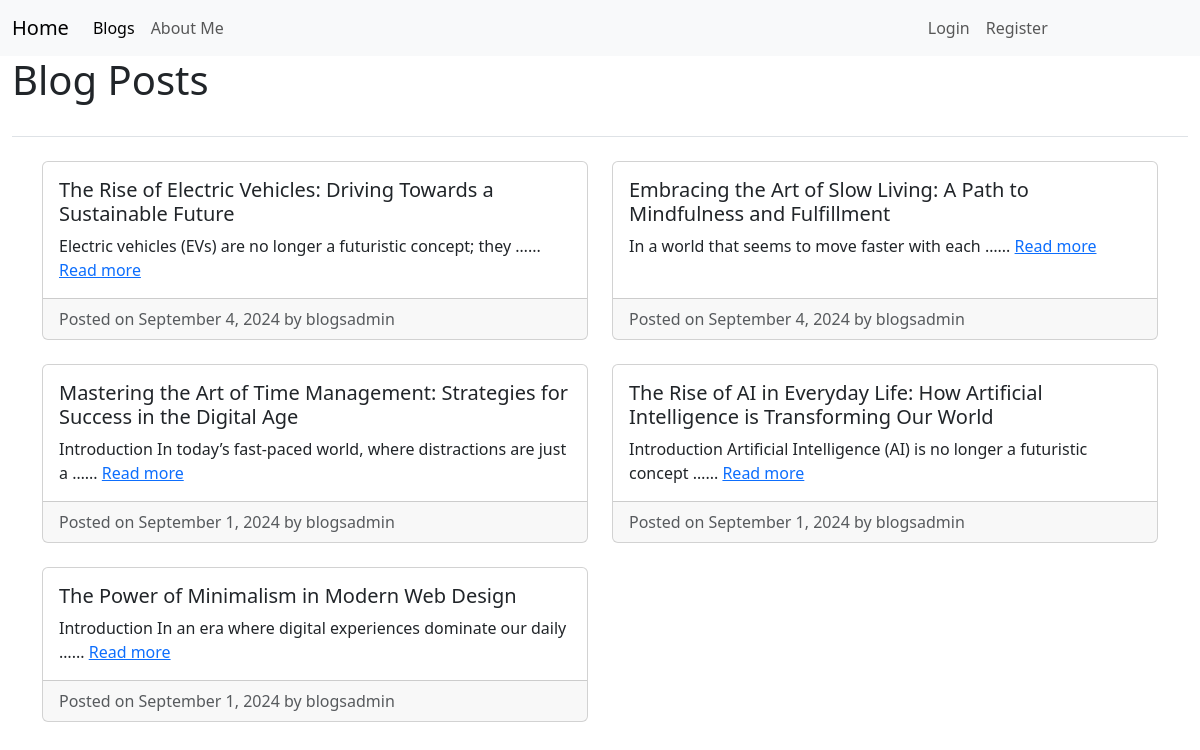
The app's page /blogs/, older data.
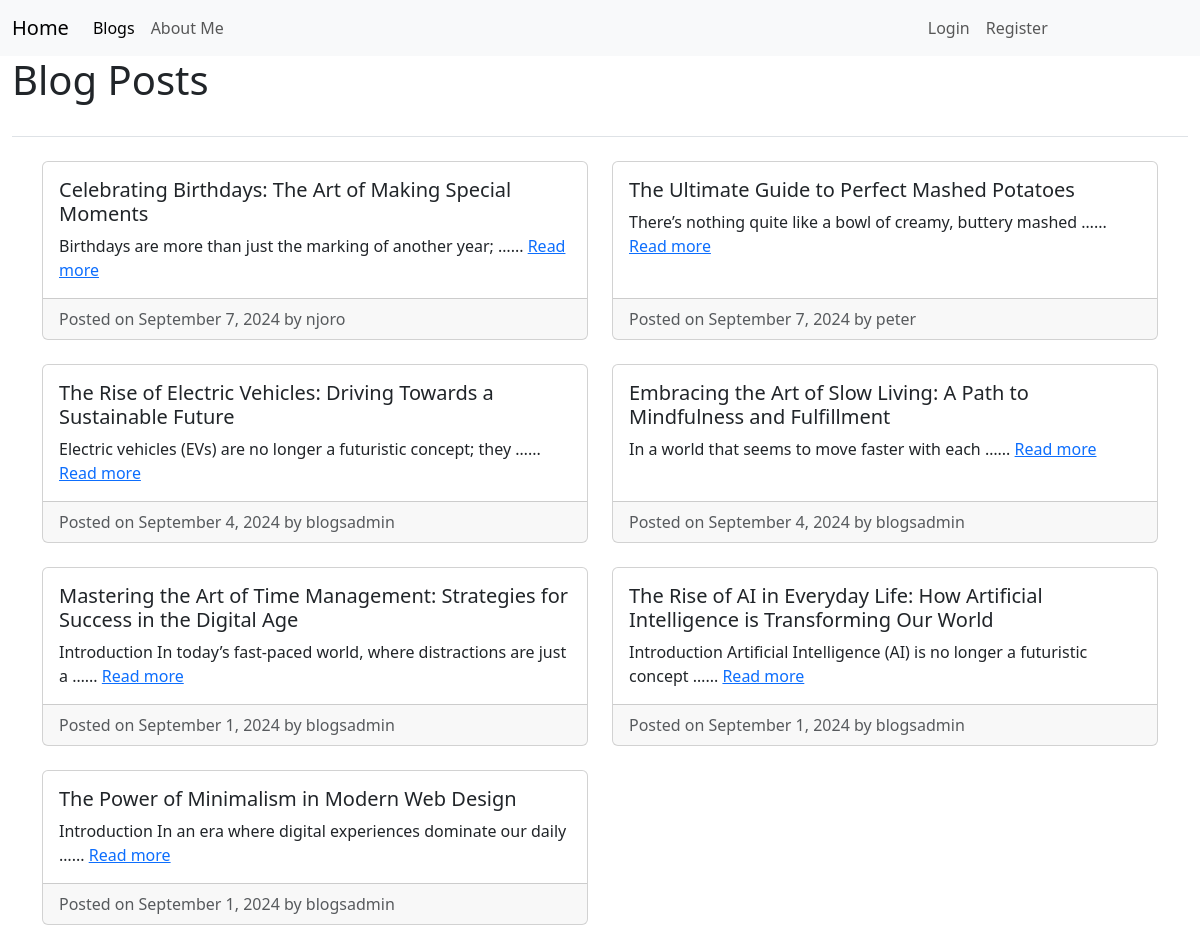
The same page, newer data.
### blogs/models.py (models this page shows, shortened)
class BlogPost(models.Model):
    title = models.CharField(max_length=200)
    text = models.TextField()
    date_added = models.DateTimeField(auto_now_add=True)
    owner = models.ForeignKey(User, on_delete=models.CASCADE)

### blogs/views.py (the view)
# urls.py: path('', include('blogs.urls')),
def blogs(request):
    blogs = BlogPost.objects.order_by('-date_added')
    logged_user = request.user
    context = {'blogs': blogs, 'logged_user': logged_user}
    return render(request, 'blogs/blogs.html', context)

### blogs/templates/blogs/blogs.html (shortened to what this page needs)
{% extends "blogs/base.html" %}
{% block page_header %}
<h1 class="mb-4">Blog Posts</h1>
{% endblock page_header%}
{% block content %}
<div class="container mt-4">
    <div class="row">
        {% for blog in blogs %}
        <div class="col-md-6 mb-4" style="color: black;">
            <div class="card h-100">
                <div class="card-body">
                    <h5 class="card-title">{{ blog.title }}</h5>
                    <p class="card-text">
                        {{ blog.text|truncatewords:10 }}...
                        <a href="{% url 'blogs:blogpost' blog.id %}">Read more</a>
                    </p>
                </div>
                <div class="card-footer text-muted">
                    Posted on {{ blog.date_added|date:"F j, Y" }} by {{ blog.owner.username }}
                </div>
            </div>
        </div>
        {% empty %}
        <p>No blogs have been posted yet.</p>
        {% endfor %}
    </div>
</div>
{% endblock %}

### blogs/templates/blogs/base.html (shortened to what this page needs)
<!DOCTYPE html>
<html lang="en">
<head>
    {% load bootstrap5 %}
    {% bootstrap_css %}
    {% load static %}
    <link rel="stylesheet" href="{% static 'css/dark-mode.css' %}" id="dark-theme" disabled>
    <link rel="stylesheet" href="https://cdnjs.cloudflare.com/ajax/libs/font-awesome/6.0.0-beta3/css/all.min.css">
</head>
<body class="{% if request.session.theme == 'dark' %}bg-dark text-white{% endif %}">
    <header>
        <nav class="navbar navbar-expand-lg bg-body-tertiary" style="background-color: rgb(36, 36, 75);">
            <div class="container-fluid">
                <a class="navbar-brand" href="{% url 'blogs:index' %}">Home</a>
                <div class="collapse navbar-collapse" id="navbarCollapse">
                    <ul class="navbar-nav me-auto mb-2 mb-lg-0">
                        <li class="nav-item">
                            <a class="nav-link active" aria-current="page" href="{% url 'blogs:blogs' %}">Blogs</a>
                        </li>
                            <a class="nav-link" href="{% url 'blogs:about' %}">About Me</a>
                    </ul>
                    <ul class="navbar-nav ms-auto mb-2 mb-lg-0">
                        {% if user.is_authenticated %}
                        <li class="nav-item">
                            <span class="navbar-text" style="color:white;">Hello, {{ user.username }}.</span>
                        </li>
                        <li class="nav-item">
                            <a class="nav-link" href="{% url 'users:logout' %}">Logout</a>
                        </li>
                        {% else %}
                        <li class="nav-item">
                            <a class="nav-link" href="{% url 'users:login' %}">Login</a>
                        </li>
                        <li class="nav-item">
                            <a class="nav-link" href="{% url 'users:register' %}">Register</a>
                        </li>
                        {% endif %}
                    </ul>
                    <ul class="navbar-nav">
                        <li class="nav-item">
                            <button id="theme-switch" class="btn btn-outline-light">Toggle Theme</button>
                        </li>
                    </ul>
                </div>
            </div>
        </nav>
    </header>
    <main role="main" class="container-fluid">
        <div class="pb-2 mb-2 border-bottom">
            {% block page_header %}{% endblock page_header %}
        </div>
        <div>
            {% block content %}{% endblock content %}
        </div>
    </main>
</body>
</html>

### blogs/templates/blogs/base.html (style rules this page uses)
html, body { height: 100%; margin: 0; }
body { display: flex; flex-direction: column; }
main { flex: 1; }

Row changes from the older to the newer data that the page shows:
added BlogPost: title "Celebrating Birthdays: The Art of Making Special Moments", text "Birthdays are more than just the marking of another year; …", date_added "September 7, 2024", owner.username "njoro"
added BlogPost: title "The Ultimate Guide to Perfect Mashed Potatoes", text "There’s nothing quite like a bowl of creamy, buttery mashed …", date_added "September 7, 2024", owner.username "peter"
